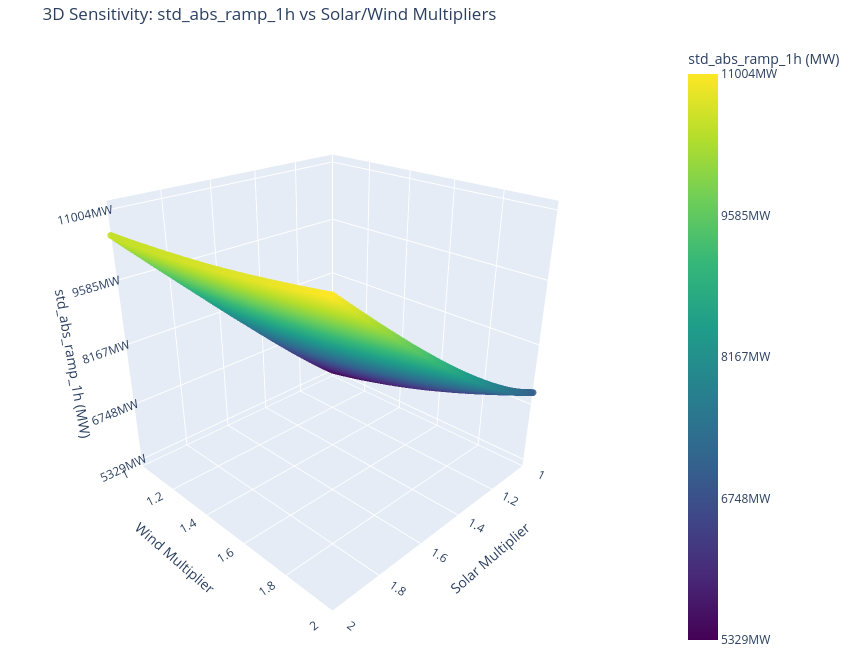
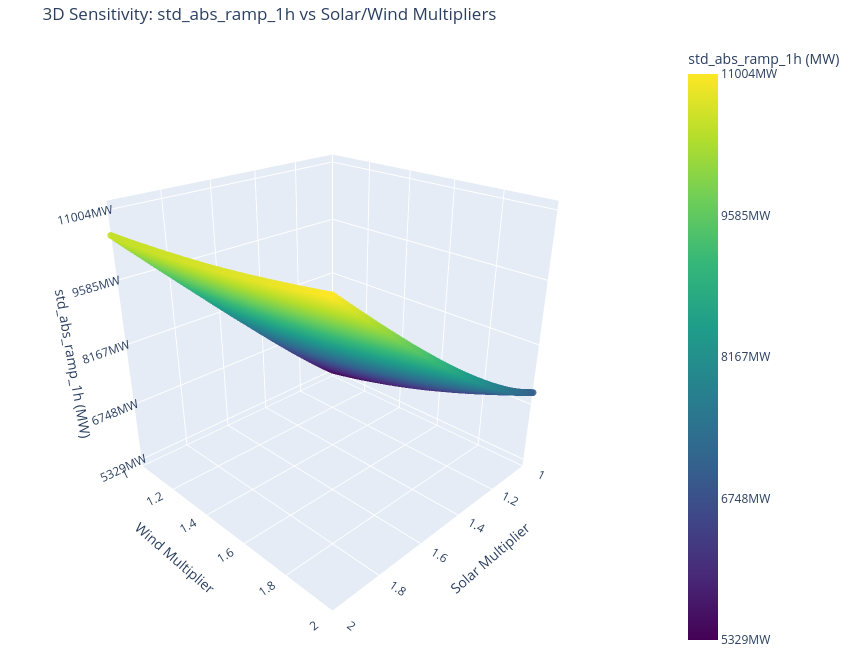

These figures' notebook cell, in order:
### Code cell
def plot_3D(df, z_col):
    import numpy as np
    import plotly.express as px
    from pathlib import Path
    
    df[z_col] = df['risk'].apply(lambda risk: risk.get(z_col))
    z_values = df[z_col].astype(float)

    x_col = "multiplier_soler" if "multiplier_soler" in df.columns else "multiplier_solar"
    y_col= "multiplier_wind"   

    fig = px.scatter_3d(
        df,
        x=x_col,
        y= y_col,
        z=z_values,
        color=z_col,
        color_continuous_scale="Viridis",
        labels={
            x_col: "Solar Multiplier",
            "multiplier_wind": "Wind Multiplier",
            z_col: f"{z_col} (MW)",
        },
        title=f"3D Sensitivity: {z_col} vs Solar/Wind Multipliers",
        hover_data={x_col: True, "multiplier_wind": True, z_col: ":.2f"},
    )

    tick_vals = np.linspace(z_values.min(), z_values.max(), 5)
    tick_vals_list = tick_vals.tolist()
    if abs(z_values.max()) >= 1_000_000:
        tick_labels = [f"{v / 1_000_000:.0f}MW" for v in tick_vals_list]
    else:
        tick_labels = [f"{v:.0f}MW" for v in tick_vals_list]

    fig.update_traces(marker=dict(size=4, opacity=0.85))
    fig.update_layout(
        coloraxis_colorbar=dict(
            title=f"{z_col} (MW)",
            tickvals=tick_vals_list,
            ticktext=tick_labels,
        ),
        scene=dict(
            xaxis=dict(
                title="Solar Multiplier",
                range=[1.0, 2.0],
                tickmode="linear",
                tick0=1.0,
                dtick=0.2,
            ),
            yaxis=dict(
                title="Wind Multiplier",
                range=[1.0, 2.0],
                tickmode="linear",
                tick0=1.0,
                dtick=0.2,
            ),
            zaxis=dict(
                title=f"{z_col} (MW)",
                tickvals=tick_vals_list,
                ticktext=tick_labels,
            ),
        ),
        margin=dict(l=0, r=0, b=0, t=40),
        scene_camera=dict(eye=dict(x=1.6, y=1.6, z=1.1)),
        width=850,
        height=650,
    )
    fig.show()
    
    # Save as static image for GitHub
    figures_dir = ROOT / "figures"
    figures_dir.mkdir(parents=True, exist_ok=True)
    
    img_path = figures_dir / f"3d_{z_col}.png"
    html_path = figures_dir / f"3d_{z_col}.html"
    
    fig.write_image(str(img_path), width=850, height=650)
    fig.write_html(str(html_path))
    
    print(f"Saved: {img_path.relative_to(ROOT)}")
    print(f"Saved: {html_path.relative_to(ROOT)}")
    
    return fig

plot_3D(sens_df, z_col='std_abs_ramp_1h')

### Figure 1 — Plotly figure (JSON) as saved in the notebook; plotly's stock layout.template omitted (floating-point values rounded to 4 significant figures; data arrays with more than 128 entries replaced by an {"elided": "..."} marker saying what was removed)
{"data": [{"hovertemplate": "Solar Multiplier=%{x}<br>Wind Multiplier=%{y}<br>std_abs_ramp_1h (MW)=%{marker.color:.2f}<extra></extra>", "legendgroup": "", "marker": {"color": {"elided": "10201 float values"}, "coloraxis": "coloraxis", "opacity": 0.85, "size": 4, "symbol": "circle"}, "mode": "markers", "name": "", "scene": "scene", "showlegend": false, "type": "scatter3d", "x": {"elided": "10201 float values"}, "y": {"elided": "10201 float values"}, "z": {"elided": "10201 float values"}}], "layout": {"coloraxis": {"colorbar": {"ticktext": ["5329MW", "6748MW", "8167MW", "9585MW", "11004MW"], "tickvals": [5329.0, 6748.0, 8167.0, 9585.0, 11000.0], "title": {"text": "std_abs_ramp_1h (MW)"}}, "colorscale": [[0, "#440154"], [0.1111, "#482878"], [0.2222, "#3e4989"], [0.3333, "#31688e"], [0.4444, "#26828e"], [0.5556, "#1f9e89"], [0.6667, "#35b779"], [0.7778, "#6ece58"], [0.8889, "#b5de2b"], [1, "#fde725"]]}, "height": 650, "legend": {"tracegroupgap": 0}, "margin": {"b": 0, "l": 0, "r": 0, "t": 40}, "scene": {"camera": {"eye": {"x": 1.6, "y": 1.6, "z": 1.1}}, "domain": {"x": [0, 1], "y": [0, 1]}, "xaxis": {"dtick": 0.2, "range": [1, 2], "tick0": 1, "tickmode": "linear", "title": {"text": "Solar Multiplier"}}, "yaxis": {"dtick": 0.2, "range": [1, 2], "tick0": 1, "tickmode": "linear", "title": {"text": "Wind Multiplier"}}, "zaxis": {"ticktext": ["5329MW", "6748MW", "8167MW", "9585MW", "11004MW"], "tickvals": [5329.0, 6748.0, 8167.0, 9585.0, 11000.0], "title": {"text": "std_abs_ramp_1h (MW)"}}}, "title": {"text": "3D Sensitivity: std_abs_ramp_1h vs Solar/Wind Multipliers"}, "width": 850}}

### Figure 2 — Plotly figure (JSON) as saved in the notebook; plotly's stock layout.template omitted (floating-point values rounded to 4 significant figures; data arrays with more than 128 entries replaced by an {"elided": "..."} marker saying what was removed)
{"data": [{"hovertemplate": "Solar Multiplier=%{x}<br>Wind Multiplier=%{y}<br>std_abs_ramp_1h (MW)=%{marker.color:.2f}<extra></extra>", "legendgroup": "", "marker": {"color": {"elided": "10201 float values"}, "coloraxis": "coloraxis", "opacity": 0.85, "size": 4, "symbol": "circle"}, "mode": "markers", "name": "", "scene": "scene", "showlegend": false, "type": "scatter3d", "x": {"elided": "10201 float values"}, "y": {"elided": "10201 float values"}, "z": {"elided": "10201 float values"}}], "layout": {"coloraxis": {"colorbar": {"ticktext": ["5329MW", "6748MW", "8167MW", "9585MW", "11004MW"], "tickvals": [5329.0, 6748.0, 8167.0, 9585.0, 11000.0], "title": {"text": "std_abs_ramp_1h (MW)"}}, "colorscale": [[0, "#440154"], [0.1111, "#482878"], [0.2222, "#3e4989"], [0.3333, "#31688e"], [0.4444, "#26828e"], [0.5556, "#1f9e89"], [0.6667, "#35b779"], [0.7778, "#6ece58"], [0.8889, "#b5de2b"], [1, "#fde725"]]}, "height": 650, "legend": {"tracegroupgap": 0}, "margin": {"b": 0, "l": 0, "r": 0, "t": 40}, "scene": {"camera": {"eye": {"x": 1.6, "y": 1.6, "z": 1.1}}, "domain": {"x": [0, 1], "y": [0, 1]}, "xaxis": {"dtick": 0.2, "range": [1, 2], "tick0": 1, "tickmode": "linear", "title": {"text": "Solar Multiplier"}}, "yaxis": {"dtick": 0.2, "range": [1, 2], "tick0": 1, "tickmode": "linear", "title": {"text": "Wind Multiplier"}}, "zaxis": {"ticktext": ["5329MW", "6748MW", "8167MW", "9585MW", "11004MW"], "tickvals": [5329.0, 6748.0, 8167.0, 9585.0, 11000.0], "title": {"text": "std_abs_ramp_1h (MW)"}}}, "title": {"text": "3D Sensitivity: std_abs_ramp_1h vs Solar/Wind Multipliers"}, "width": 850}}
